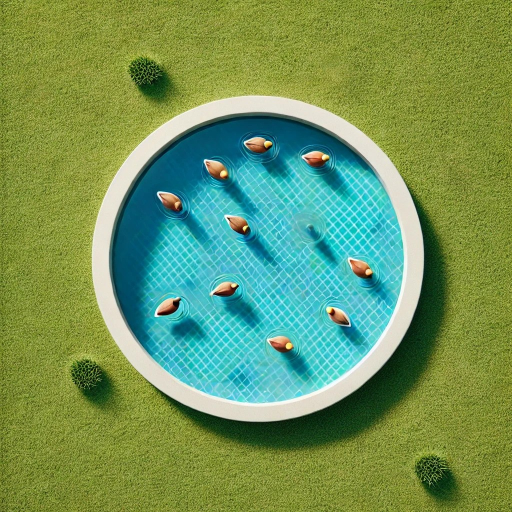
#> input picture zadatak 1/data/picture_1.jpg, 1024 x 1024 px, found by its file name (shown at 1/2 size)
$ python resenje.py data/picture_1.jpg
#> lines starting #> are read from the running program, lines starting #| are printed output that depends on the picture; after the words box and inside, x2 and y2 are one past the last pixel; in counts of white or black regions, pixels touching at a corner belong together
#> (reads zadatak 1/data/duck_count.csv from the repository)
import sys
import cv2
import numpy as np
import pandas as pd

def count_ducks_with_filled_contours(image_path):
#> called with image_path = 'data/picture_1.jpg/picture_1.jpg'
    img = cv2.imread(image_path)
#> img is the input picture: shape (1024, 1024, 3); mean B, G, R 92.1, 149.2, 112.5
    crop_img = img[250:800, 200:800]
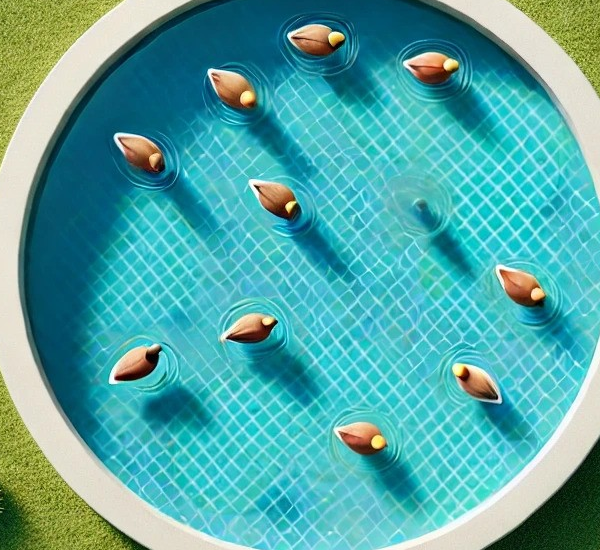
#> crop_img: shape (550, 600, 3); mean B, G, R 166.4, 168, 82.5

    grayscale_img = cv2.cvtColor(crop_img, cv2.COLOR_BGR2GRAY)
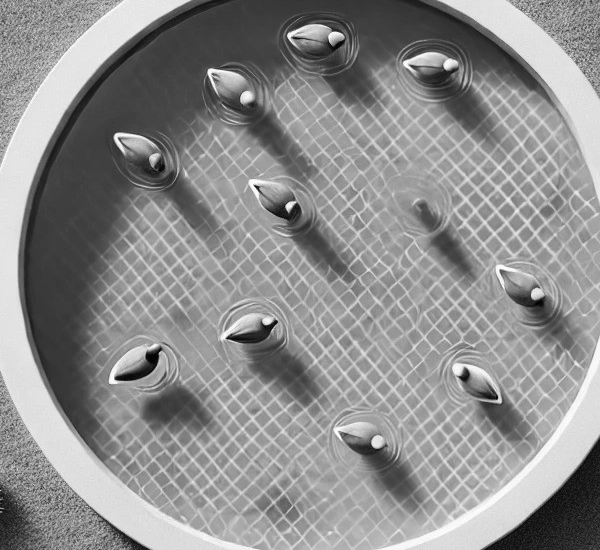
#> grayscale_img: shape (550, 600); min 0, max 255, mean 142.2

    _, binary_img = cv2.threshold(grayscale_img, 80, 255, cv2.THRESH_BINARY_INV)
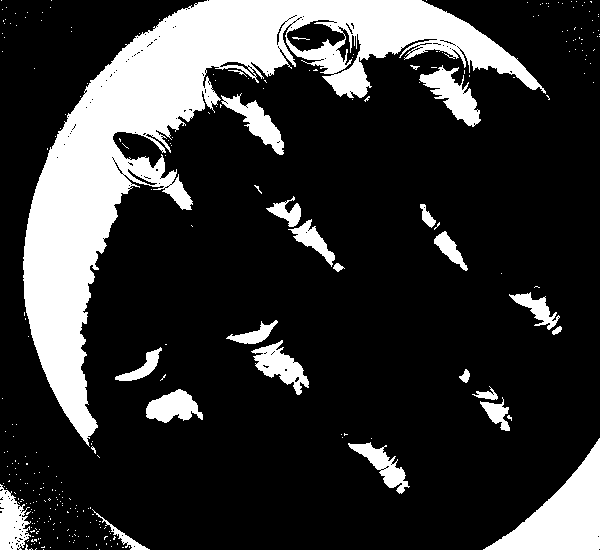
#> binary_img: shape (550, 600); 20.4% white; 283 white regions (259 under 20 px), largest, box (x1, y1, x2, y2) and area: (23, 0, 546, 447) 48769, (483, 438, 600, 550) 5578, (419, 65, 481, 127) 1609

    kernel = cv2.getStructuringElement(cv2.MORPH_ELLIPSE, (5, 5))
    closed_img = cv2.morphologyEx(binary_img, cv2.MORPH_CLOSE, kernel, iterations=2)
#> closed_img: shape (550, 600); 22.2% white; 121 white regions (100 under 20 px), largest, box (x1, y1, x2, y2) and area: (23, 0, 546, 454) 55403, (483, 438, 600, 550) 5583, (226, 320, 309, 395) 2089

    edges = cv2.Canny(closed_img, threshold1=50, threshold2=150)
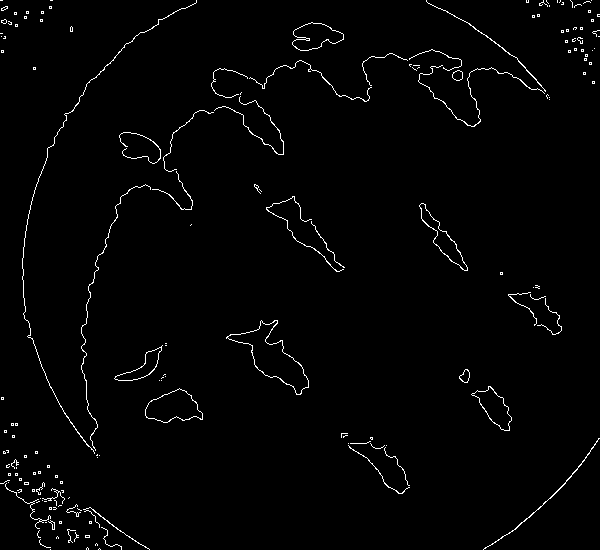
#> edges: shape (550, 600); 1.6% white in thin lines or dots

    dilated_edges = cv2.dilate(edges, kernel, iterations=2)
#> dilated_edges: shape (550, 600); 14.4% white; 33 white regions, largest, box (x1, y1, x2, y2) and area: (18, 0, 554, 462) 20716, (0, 447, 154, 550) 5459, (222, 316, 313, 399) 2459
    dilated_edges = cv2.erode(dilated_edges, kernel, iterations=1)
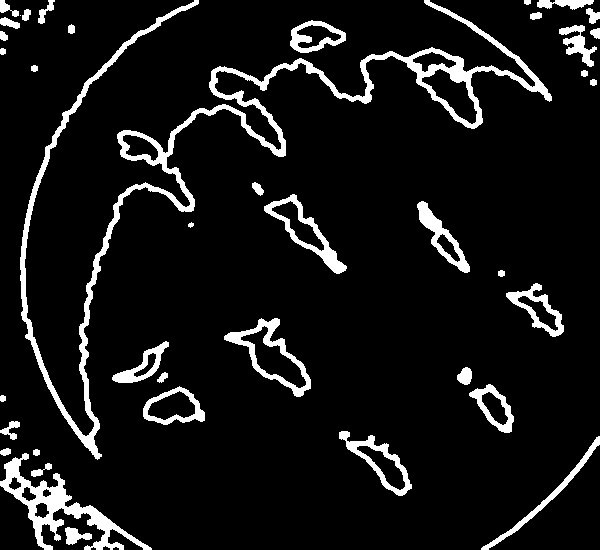
#> dilated_edges: shape (550, 600); 8.5% white; 40 white regions (1 under 20 px)
    edges_closed = cv2.morphologyEx(dilated_edges, cv2.MORPH_CLOSE, kernel, iterations=1)

    filled_img = np.zeros_like(grayscale_img)
    contours, _ = cv2.findContours(edges_closed, cv2.RETR_EXTERNAL, cv2.CHAIN_APPROX_SIMPLE)
#> contours = 40 contours, 2 with area under 20; largest, box (x1, y1, x2, y2) and area: (20, 0, 552, 460) 12293, (0, 453, 152, 550) 3326, (224, 318, 311, 397) 2710, (264, 194, 347, 274) 1956, (339, 431, 412, 496) 1686

    filtered_contours = []

    for cnt in contours:
        area = cv2.contourArea(cnt)
        if 750 < area < 2100 or 2200 < area < 5000 or 6700 < area < 7000 or 7500 < area < 10000:
            x, y, w, h = cv2.boundingRect(cnt)
            if x > 0 and y > 0 and x + w < filled_img.shape[1] and y + h < filled_img.shape[0]:
                filtered_contours.append(cnt)
                cv2.drawContours(filled_img, [cnt], -1, 255, thickness=cv2.FILLED)
#> this loop made 40 passes
#> (area, x, y, w, h) on passes 3, 7, 10, 11, 14, 15, 16, 19, 20, 30: (3326.5, 0, 453, 152, 97), (1686, 339, 431, 73, 65), (1552, 143, 386, 62, 39), (1100, 469, 384, 45, 49), (821.5, 112, 341, 57, 42), (2709.5, 224, 318, 87, 79), (1257.5, 506, 283, 58, 54), (1170, 417, 201, 53, 72), (1956.5, 264, 194, 83, 80), (1208, 290, 20, 56, 33)
#> area on passes 1, 2, 4, 5, 6, 8: 230.5, 88, 30, 51, 745.5, 129
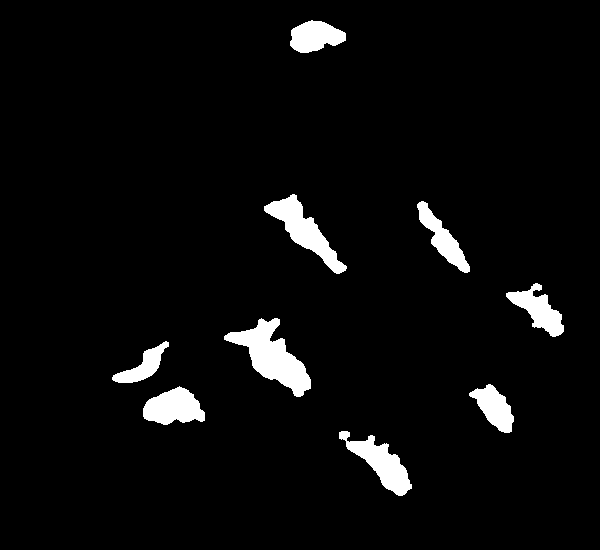
#> filled_img: shape (550, 600); 4.3% white; 9 white regions
#> after the loop, filtered_contours = 9 contours; largest, box (x1, y1, x2, y2) and area: (224, 318, 311, 397) 2710, (264, 194, 347, 274) 1956, (339, 431, 412, 496) 1686, (143, 386, 205, 425) 1552, (506, 283, 564, 337) 1258

    small_kernel = np.ones((4, 4), np.uint8)
    filled_img = cv2.dilate(filled_img, small_kernel, iterations=3)
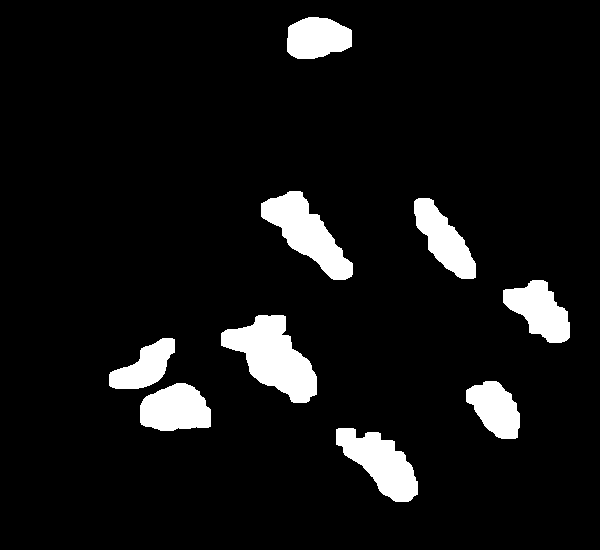
#> filled_img: shape (550, 600); 7.6% white; 9 white regions

    final_contours, _ = cv2.findContours(filled_img, cv2.RETR_EXTERNAL, cv2.CHAIN_APPROX_SIMPLE)
#> final_contours = 9 contours; largest, box (x1, y1, x2, y2) and area: (221, 315, 317, 403) 4388, (261, 191, 353, 280) 3495, (336, 428, 418, 502) 3094, (140, 383, 211, 431) 2563, (503, 280, 570, 343) 2410

    return len(final_contours)

def main(dataset_folder):
    duck_count_df = pd.read_csv(f'{dataset_folder}/duck_count.csv')
    true_counts = duck_count_df.set_index('picture')['ducks']

    predicted_counts = []
    for i in range(1, 11):
        image_path = f'{dataset_folder}/picture_{i}.jpg'
        predicted_count = count_ducks_with_filled_contours(image_path)
#> predicted_count = 9
        predicted_counts.append(predicted_count)

    predicted_counts_series = pd.Series(predicted_counts, index=true_counts.index)
    mae = np.mean(np.abs(predicted_counts_series - true_counts))
    print(f"{mae}")

if __name__ == "__main__":
    if len(sys.argv) != 2:
        sys.exit("Usage: python script.py <dataset_folder>")
#> (the run stopped early here; a loop or call above may not have finished)
